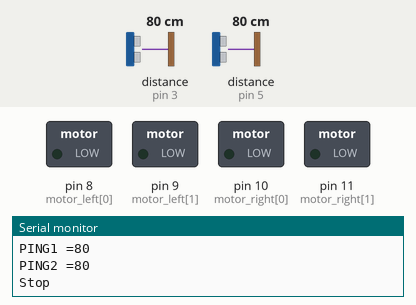
Simulated run of this sketch. Board: Arduino Uno, built with avr-gcc and run on an emulated ATmega328P. Parts: switched loads named in the sketch (green lamp = pin HIGH), the last lines printed to the serial monitor. Wiring (inferred from the names in the program): 2 × ultrasonic range finder: trigger pin 2, echo pin 3 / trigger pin 4, echo pin 5. Dashed ring = blinking. The inputs (shaded band) are chosen by the test bench; at power-on: distance to the obstacle (sensors on pin 3, pin 5) 80 cm. The echo pulse lasts 58.3 µs per cm; pins used as bus, display or sensor lines are not drawn.

Above: at 3.5 s.
3.6 s: distance to the obstacle (sensor on pin 3) set to 33 cm
7.2 s: distance to the obstacle (sensor on pin 3) set to 27 cm
At 8.3 s:
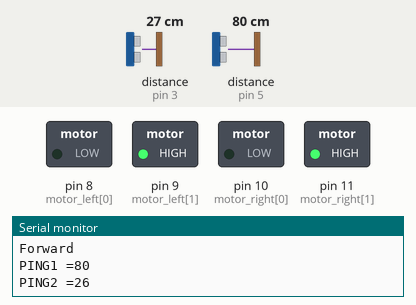
10.8 s: distance to the obstacle (sensor on pin 5) set to 12 cm
14.4 s: distance to the obstacle (sensor on pin 5) set to 9 cm
At 16.42 s:
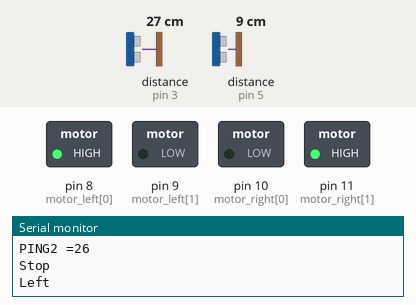
21.6 s: distance to the obstacle (sensor on pin 5) set to 18 cm
At 22.3 s:
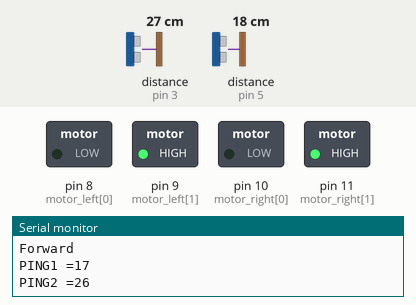
25.2 s: distance to the obstacle (sensor on pin 5) set to 2 cm
At 26.9 s:
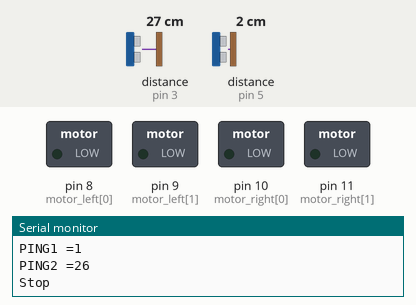
Timing chart, 0 to 33.4 s (numbered marks = the images above; inputs shaded):
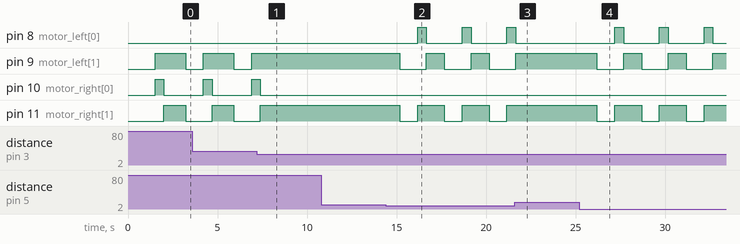

Measured:
- the behaviour switches between 30 and 29 cm on distance to the obstacle (sensor on pin 3) (found by bisection; images 0 and 1)
- the behaviour switches between 11 and 10 cm on distance to the obstacle (sensor on pin 5) (found by bisection; images 1 and 2)
- after the input at 7.2 s, pin 9 (motor_left[1]): stays HIGH (without the input it goes to LOW after 1.4 s); pin 10 (motor_right[0]): goes on until 7.4 s, then stays LOW; pin 11 (motor_right[1]): goes on until 7.4 s, then stays HIGH
- after the input at 14.4 s, pin 8 (motor_left[0]): alternates HIGH for 0.49 s and LOW for 2.0 s, starting after 1.8 s; pin 9 (motor_left[1]): alternates HIGH for 1.0 s and LOW for 1.5 s, starting after 0.78 s; pin 11 (motor_right[1]): alternates HIGH for 1.5 s and LOW for 1.0 s, starting after 0.78 s
- after the input at 21.6 s, pin 8 (motor_left[0]): goes on until 21.7 s, then stays LOW; pin 9 (motor_left[1]): goes on until 21.7 s, then stays HIGH; pin 11 (motor_right[1]): stays HIGH (without the input it goes to LOW after 1.1 s)
- after the input at 25.2 s, pin 8 (motor_left[0]): alternates HIGH for 0.49 s and LOW for 2.0 s, starting after 2.0 s; pin 9 (motor_left[1]): alternates HIGH for 1.0 s and LOW for 1.5 s, starting after 0.99 s; pin 11 (motor_right[1]): alternates HIGH for 1.5 s and LOW for 1.0 s, starting after 0.99 s

The sketch:

Maze_follower.ino
```cpp
/*Maze Follower*/

int trigPin1=4;
int echoPin1=5;
int trigPin2=2;
int echoPin2=3;
int motor_left[] = {8, 9};
int motor_right[] = {10, 11};


void setup()
{
  Serial.begin(9600);
  pinMode(trigPin1,OUTPUT);          // Trigger Pin 1
  pinMode(echoPin1,INPUT);           //Echo Pin 1
  pinMode(trigPin2,OUTPUT);          //Trigger Pin 2
  pinMode(echoPin2,INPUT);           //Echo Pin 2


  for(int i = 0; i < 2; i++)
    {
    pinMode(motor_left[i], OUTPUT);     //Ouput pins of the motors
    pinMode(motor_right[i], OUTPUT);
    }
}


void loop()
{
int dist1=distance1();
int dist2=distance2();

Serial.print("PING1 =");                   //Printing distance of PING 1.
Serial.println(dist1);
Serial.print("PING2 =");                  //Printing distance of PING 2.
Serial.println(dist2);
delay(500);


if(dist1>10 && dist2<28 )                   //Condition for Forward.
{
 forward();
}

else if(dist2>28)                           //Condition for taking right
{
stop1();
delay(1000);
right();
delay(490);
forward();
delay(700);
}

else if(dist1<10 && dist2<28)              //Condition for going left
{
 stop1();
 delay(1000);
 left();
 delay(490);
 forward();
 delay(500);
}

else if(dist1<10)                            //Condition for going left
{
stop1();
delay(1000);
left();
delay(490);
forward();
delay(500);
}

}


float distance1()                             //Function for Ping 1.
{
  float cm, time;
  digitalWrite(trigPin1,LOW);
  delayMicroseconds(3);
  digitalWrite(trigPin1,HIGH);
  delayMicroseconds(10);
  digitalWrite(trigPin1,LOW);


  time=pulseIn(echoPin1,HIGH);
  cm=(time/29)/2;
  return(cm);
  delay(100);

}


float distance2()                                 //Function for Ping 2.
{
  float cm, time;
  digitalWrite(trigPin2,LOW);
  delayMicroseconds(3);
  digitalWrite(trigPin2,HIGH);
  delayMicroseconds(10);
  digitalWrite(trigPin2,LOW);

  time=pulseIn(echoPin2,HIGH);
  cm=(time/29)/2;
  return(cm);
  delay(100);

}


void left()
  {
    digitalWrite(motor_left[0],HIGH);
    digitalWrite(motor_left[1],LOW);
    digitalWrite(motor_right[0],LOW);//ANTICLOCKWISE
    digitalWrite(motor_right[1],HIGH); //clOCKWISE
    Serial.println("Left");
  }


void right()
  {
    digitalWrite(motor_left[0],LOW);
    digitalWrite(motor_left[1],HIGH);
    digitalWrite(motor_right[1],LOW);
    digitalWrite(motor_right[0],HIGH);
    Serial.println("Right");


  }

  void forward()
  {
    digitalWrite(motor_left[0],LOW);
    digitalWrite(motor_left[1],HIGH);
    digitalWrite(motor_right[0],LOW);
    digitalWrite(motor_right[1],HIGH);
    Serial.println("Forward");          // This prints Forward when the robot would actually go forward.

  }
  void stop1()
  {
    digitalWrite(motor_left[0],LOW);
    digitalWrite(motor_left[1],LOW);
    digitalWrite(motor_right[0],LOW);
    digitalWrite(motor_right[1],LOW);
    Serial.println("Stop");            // This Stops the bot
  }

  void reverse()
  {
    digitalWrite(motor_left[0],HIGH);
    digitalWrite(motor_left[1],LOW);
    digitalWrite(motor_right[0],HIGH);
    digitalWrite(motor_right[1],LOW);
    Serial.println("reverse");              //This is used when the bot is ordered to go back.
   }
```
